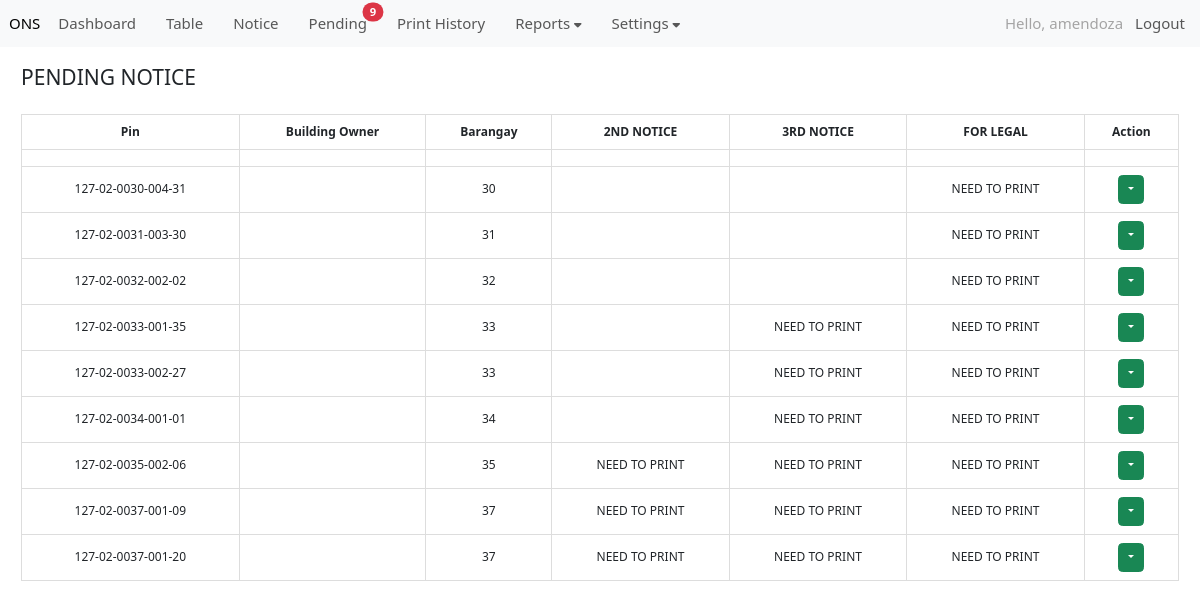
/pending_notice (signed in), run on the app's committed database.
### ONS/models.py (models this page shows, shortened)
class building_record(models.Model):
    BRGY_CHOICES = (
        ('1','1 (HEN. M. ALVAREZ)'),
        ('2','2 (C. TIRONA)'),
        ('3','3 (HEN. E. AGUINALDO)'),
        ('4','4 (HEN. M. TRIAS)'),
        ('5','5 (HEN. E. EVANGELISTA)'),
        ('6','6 (DIEGO SILANG)'),
        ('7','7 (KAPITAN KONG)'),
        ('8','8 (MANUEL S. ROJAS)'),
        ('9','9 (KANAWAY)'),
        ('10','10 (KINGFISHER)'),
        ('10A','10-A (KINGFISHER-A)'),
        ('10B','10-B (KINGFISHER-B)'),
        ('11','11 (LAWIN)'),
        ('12','12 (LOVE BIRD)'),
        ('13','13 (AGUILA)'),
        ('14','14 (LORO)'),
        ('15','15 (KILYAWAN)'),
        ('16','16 (MARTINES)'),
        ('17','17 (KALAPATI)'),
        ('18','18 (MAYA)'),
        ('19','19 (GEMINI)'),
        ('20','20 (VIRGO)'),
        ('21','21 (SCORPIO)'),
        ('22','22 (LEO)'),
        ('22A','22-A (LEO A)'),
        ('23','23 (AQUARIUS)'),
        ('24','24 (LIBRA)'),
        ('25','25 (CAPRICORN)'),
        ('26','26 (CANCER)'),
        ('27','27 (SAGITARIUS)'),
        ('28','28 (TAURUS)'),
        ('29','29 (LAO-LAO)'),
        ('29A','29-A (LAO-LAO A)'),
        ('30','30 (BID-BID)'),
        ('31','31 (MAYA-MAYA)'),
        ('32','32 (SALAY-SALAY)'),
        ('33','33 (BUWAN-BUWAN)'),
        ('34','34 (LAPU-LAPU)'),
        ('35','35 (HASA-HASA)'),
        ('36','36 (SAP-SAP)'),
        ('36A','36-A (SAP-SAP A)'),
        ('37','37 (CADENA DE AMOR)'),
        ('37A','37-A (CADENA DE AMOR A)'),
        ('38','38 (SAMPAGUITA)'),
        ('38A','38-A (SAMPAGUITA A)'),
        ('39','39 (JASMIN)'),
        ('40','40 (GUMAMELA)'),
        ('41','41 (ROSAL)'),
        ('42','42 (PINAGBUKLOD)'),
        ('42A','42-A (PINAGBUKLOD A)'),
        ('42B','42-B (PINAGBUKLOD B)'),
        ('42C','42-C (PINAGBUKLOD C)'),
        ('43','43 (PINAGPALA)'),
        ('44','44 (MALIGAYA)'),
        ('45','45 (KAUNLARAN)'),
        ('45A','45-A (KAUNLARAN A)'),
        ('46','46 (SINAGTALA)'),
        ('47','47 (PAGKAKAISA)'),
        ('47A','47-A (PAGKAKAISA A)'),
        ('47B','47-B (PAGKAKAISA B)'),
        ('48','48 (NARRA)'),
        ('48A','48-A (NARRA A)'),
        ('49','49 (AKASYA)'),
        ('49A','49-A (AKASYA A)'),
        ('50','50 (KABALYERO)'),
        ('51','51 (KAMAGONG)'),
        ('52','52 (IPIL)'),
        ('53','53 (YAKAL)'),
        ('53A','53-A (YAKAL A)'),
        ('53B','53-B (YAKAL B)'),
        ('54','54 (PECHAY)'),
        ('54A','54-A (PECHAY A)'),
        ('55','55 (AMPALAYA)'),
        ('56','56 (LABANOS)'),
        ('57','57 (REPOLYO)'),
        ('58','58 (PATOLA)'),
        ('58A','58-A (PATOLA A)'),
        ('59','59 (SITAW)'),
        ('60','60 (LETSUGAS)'),
        ('61','61 (TALONG)'),
        ('61A','61-A (TALONG A)'),
        ('062','62 (KANGKONG)'),
        ('62A','62-A (KANGKONG A)'),
        ('62B','62-B (KANGKONG B)')
    )
    DISTRICT = (
        ('1', '(1) DALAHICAN/STA. CRUZ'), # first element in tuple will be saved in database, 2nd is in form for user to view
        ('2', '(2) CARIDAD'),
        ('3', '(3) SAN ANTONIO'),
        ('4', '(4) SAN ROQUE')
    )
    STATUS = (
        ('COMPLIED', 'COMPLIED'), # first element in tuple will be saved in database, 2nd is in form for user to view
        ('LOT OWNER CONSENT', 'LOT OWNER CONSENT'),
        ('NONCOMPLIANT', 'NONCOMPLIANT'),
        ('PROCESSING', 'PROCESSING'),
        ('REASSESSMENT', 'REASSESSMENT')
    )
    created_at = models.DateTimeField(auto_now_add=True, null=True)
    created_by = models.ForeignKey(User, on_delete=models.CASCADE, related_name='building_records', null=True, blank=True)
    cavite_pin = models.CharField(max_length=3, blank=False, null=False, default=127)
    district_pin = models.CharField(max_length=2, choices=DISTRICT)
    brgy_pin = models.CharField(max_length=4, choices=BRGY_CHOICES)
    section_pin = models.CharField(max_length=3, blank=False, null=False)
    lot_pin = models.CharField(max_length=2, blank=False, null=False)
    building_pin = models.CharField(max_length=4, blank=True, null=True)
    pin_number = models.CharField(max_length=23, blank=True, null=True)
    lot_owner = models.CharField(max_length=350, blank=True, null=True)
    building_owner = models.CharField(max_length=350, blank=True, null=True)
    address = models.CharField(max_length=150, blank=True, null=True)
    contact_number = models.CharField(max_length=11, blank=True, null=True)
    occupancy_permit = models.CharField(max_length=25, blank=True, null=True)
    electrical_permit = models.CharField(max_length=25, blank=True, null=True)
    first_notice_date = models.DateField(null=True, blank=True)
    status = models.CharField(max_length=50, blank=True, choices=STATUS)
    comment =   models.CharField(max_length=50, blank=True, null=True)
    second_notice_date = models.DateField(null=True, blank=True)
    second_status = models.CharField(null=True,max_length=50, blank=True, choices=STATUS)
    second_comment =   models.CharField(max_length=50, blank=True, null=True)
    third_notice_date = models.DateField(null=True, blank=True)
    third_status = models.CharField(null=True,max_length=50, blank=True, choices=STATUS)
    third_comment =   models.CharField(max_length=50, blank=True, null=True)
    for_legal_notice_date = models.DateField(null=True, blank=True)
    for_legal_status = models.CharField(null=True,max_length=50, blank=True, choices=STATUS)
    for_legal_comment =   models.CharField(max_length=50, blank=True, null=True)
    final_status = models.CharField(max_length=23, blank=True, null=True)
    first_notice_print_history = models.CharField(max_length=50, blank=True, null=True)
    second_notice_print_history = models.CharField(max_length=50, blank=True, null=True)
    second_notice_print_date = models.DateField(null=True, blank=True)
    third_notice_print_history = models.CharField(max_length=50, blank=True, null=True)
    third_notice_print_date = models.DateField(null=True, blank=True)
    for_legal_notice_print_history = models.CharField(max_length=50, blank=True, null=True)
    for_legal_notice_print_date = models.DateField(null=True, blank=True)
    date_complied =  models.DateField(null=True, blank=True)
    date_final_status = models.DateField(null=True, blank=True)
    history = HistoricalRecords()

### ONS/views.py (the view, shortened to what this page needs)
# urls.py: path('pending_notice', views.pending_notice, name='pending_notice'),
def pending_notice(request):
    if not request.user.is_authenticated:
        messages.warning(request, "You must be Logged In to view the page!")
        return redirect('login_page')
    today = timezone.localtime(timezone.now()).date()
    compare_date = datetime.strptime("3/25/2025", "%m/%d/%Y").date()
    pending_pin_number = request.session.get('pin_number', [])
    pending_notice_id = building_record.objects.filter(pin_number=pending_pin_number)
    pending_notice = building_record.objects.filter(
        (Q(second_notice_date__gte=compare_date) & Q(second_notice_date__lt=today) & Q(second_status="NONCOMPLIANT") & Q(second_notice_print_history="")) |
        (Q(third_notice_date__gte=compare_date) & Q(third_notice_date__lt=today) & Q(third_status="NONCOMPLIANT") & Q(third_notice_print_history="")) |
        (Q(for_legal_notice_date__gte=compare_date) & Q(for_legal_notice_date__lt=today) & Q(for_legal_status="NONCOMPLIANT") & Q(for_legal_notice_print_history=""))
    )
    no_of_pending_notice = 0
    if pending_notice.exists():
        for pending_notices in pending_notice:
            no_of_pending_notice += 1
    else:
        print('No Pending Notices')
    context = {
        'pending_notice': pending_notice,
        'today': today,
        'no_of_pending_notice': no_of_pending_notice,
        'compare_date': compare_date,
    }
    return render(request, 'pending_notice.html', context)

### ONS/context_processors.py (called while the page is built)
def global_no_of_notice(request):
    if request.user.is_authenticated:
        today = timezone.localtime(timezone.now()).date()
        no_of_notice = building_record.objects.filter(
            (Q(second_status="NONCOMPLIANT") & Q(second_notice_date=today) & Q(second_notice_print_history="")) |
            (Q(third_status="NONCOMPLIANT") & Q(third_notice_date=today) & Q(third_notice_print_history="")) |
            (Q(for_legal_status="NONCOMPLIANT") & Q(for_legal_notice_date=today) & Q(for_legal_notice_print_history=""))
        ).count()
    else:
        no_of_notice = 0
    return {'no_of_notice': no_of_notice}

def global_no_of_pending_notice(request):
    if request.user.is_authenticated:
        today = timezone.localtime(timezone.now()).date()
        compare_date = datetime.strptime("3/25/2025", "%m/%d/%Y").date()
        no_of_pending_notice = building_record.objects.filter(
        (Q(second_notice_date__gte=compare_date) & Q(second_notice_date__lt=today) & Q(second_status="NONCOMPLIANT") & Q(second_notice_print_history="")) |
        (Q(third_notice_date__gte=compare_date) & Q(third_notice_date__lt=today) & Q(third_status="NONCOMPLIANT") & Q(third_notice_print_history="")) |
        (Q(for_legal_notice_date__gte=compare_date) & Q(for_legal_notice_date__lt=today) & Q(for_legal_status="NONCOMPLIANT") & Q(for_legal_notice_print_history=""))
        ).count()
    else:
        no_of_pending_notice = 0
    return {'no_of_pending_notice': no_of_pending_notice}

### ONS/templates/pending_notice.html (shortened to what this page needs)
{% extends 'base.html' %}
{% load static %}
{% block content %}
<link href="https://cdn.jsdelivr.net/npm/bootstrap@5.3.3/dist/css/bootstrap.min.css" rel="stylesheet">
<link href="https://cdn.datatables.net/2.1.8/css/dataTables.dataTables.css" rel="stylesheet">
{% if user.is_authenticated %}
<h3>
    PENDING NOTICE
</h3>
<br>
<table id="example" class="display table-bordered" style="width:100%">
    <thead>
        <tr>
            <th style="text-align: center;">Pin</th>
            <th style="text-align: center;">Building Owner</th>
            <th style="text-align: center;">Barangay</th>
            <th style="text-align: center;">2ND NOTICE</th>
            <th style="text-align: center;">3RD NOTICE</th>
            <th style="text-align: center;">FOR LEGAL</th>
            <th style="text-align: center;">Action</th>
        </tr>
    </thead>
    <tfoot>
        <tr>
            <th></th>
            <th></th>
            <th></th>
            <th></th>
            <th></th>
            <th></th>
            <th></th>
        </tr>
    </tfoot>
    <tbody>
    {% for notices in pending_notice %}
        <tr>
            <td style="text-align: left; text-align: center;">{{ notices.pin_number }}</td>
            <td style="text-align: left;">{{ notices.building_owner }}</td>
            <td style="text-align: left; text-align: center;">{{ notices.brgy_pin }}</td>
            <td style="text-align: center;">
                {% if notices.second_notice_date >= compare_date and notices.second_notice_date < today and notices.second_notice_print_history == "" %}
                    NEED TO PRINT
                {% endif %}
            </td>
            <td style="text-align: center;">
                {% if notices.third_notice_date >= compare_date and notices.third_notice_date < today and notices.third_notice_print_history == "" %}
                NEED TO PRINT
                {% endif %}
            </td>
            <td style="text-align: center;">
                {% if notices.for_legal_notice_date >= compare_date and notices.for_legal_notice_date < today and notices.for_legal_notice_print_history == "" %}
                NEED TO PRINT
                {% endif %}
            </td>
            <td style="text-align: center;">
                <div class="dropdown">
                    <button class="btn btn-success dropdown-toggle" type="button" data-bs-toggle="dropdown" aria-expanded="false"></button>
                </div>
            </td>
        </tr>
    {% endfor %}
    </tbody>
</table>
{% endif %}
{% endblock %}

### ONS/templates/navbar.html (shortened to what this page needs)
<link rel="stylesheet" href="https://cdn.jsdelivr.net/npm/bootstrap-icons@1.5.0/font/bootstrap-icons.css">
<link rel="stylesheet" href="https://cdnjs.cloudflare.com/ajax/libs/font-awesome/6.0.0-beta3/css/all.min.css">
<nav class="navbar navbar-expand-lg bg-body-tertiary">
    <div class="container-fluid">
        <a class="navbar-brand" href="{% url 'home' %}">ONS</a>
        <ul class="navbar-nav me-auto mb-2 mb-lg-0">
            <li class="nav-item me-4">
                <a class="nav-link" aria-current="page" href="{% url 'dashboard' %}">Dashboard</a>
            </li>
            <li class="nav-item me-4">
                <a class="nav-link" aria-current="page" href="{% url 'home' %}">Table</a>
            </li>
            <li class="nav-item me-4">
                <a class="nav-link position-relative" aria-current="page" href="{% url 'notice' %}">
                    Notice
                </a>
            </li>
            <li class="nav-item me-4">
                <a class="nav-link position-relative" aria-current="page" href="{% url 'pending_notice' %}">
                    Pending
                    {% if no_of_pending_notice > 0 %}
                    <span class="position-absolute top-1 start-100 translate-middle badge rounded-pill bg-danger">
                        {{ no_of_pending_notice }}
                    </span>
                    {% endif %}
                </a>
            </li>
            <li class="nav-item me-4">
                <a class="nav-link" aria-current="page" href="{% url 'print_history' %}">Print History</a>
            </li>
            <li class="nav-item dropdown me-4">
                <a class="nav-link dropdown-toggle" href="#" id="settingsDropdown" role="button" data-bs-toggle="dropdown" aria-expanded="false">
                    Reports <i class="fas fa-caret-down"></i></a>
            </li>
            <li class="nav-item dropdown me-4">
                <a class="nav-link dropdown-toggle" href="#" id="settingsDropdown" role="button" data-bs-toggle="dropdown" aria-expanded="false">
                    Settings <i class="fas fa-caret-down"></i>
                </a>
            </li>
        </ul>
        <ul class="navbar-nav ms-auto mb-2 mb-lg-0">
            <li class="nav-item">
                <a class="nav-link" style="color: rgb(130, 129, 129); opacity: 0.7;">Hello, {{ user.username }}</a>
            </li>
            {% if user.is_authenticated %}
                <li class="nav-item">
                    <a class="nav-link" href="{% url 'logout' %}">Logout</a>
                </li>
            {% else %}
                <li class="nav-item">
                    <a class="nav-link" href="#">Login</a>
                </li>
            {% endif %}
        </ul>
    </div>
</nav>

### ONS/templates/navbar.html (style rules this page uses)
.nav-item { font-size: 15px; }
.nav-link { position: relative; text-decoration: none; color: inherit; }
.nav-link::after { content: ''; position: absolute; left: 0; right: 0; bottom: 0; height: 2px; background-color: currentColor; transform: scaleX(0); transition: transform 0.3s ease; }

### ONS/templates/pending_notice.html (style rules this page uses)
* { font-family: 'Segoe UI', Tahoma, sans-serif; font-size: 12px; }
#example { width: 100%; border-collapse: collapse; }
#example thead th, #example tfoot th { position: sticky; top: 0; background-color: white; z-index: 10; }
#example tfoot th { bottom: 0; z-index: 10; }
#example th, #example td { padding: 8px; text-align: left; border: 1px solid #ddd; }
tfoot { display: table-header-group; text-align: left; }
td { text-align: left; }

### data on the page
building_record: pin_number "127-02-0030-004-31", brgy_pin "30", for_legal_notice_date "NEED TO PRINT"
building_record: pin_number "127-02-0031-003-30", brgy_pin "31", for_legal_notice_date "NEED TO PRINT"
building_record: pin_number "127-02-0032-002-02", brgy_pin "32", for_legal_notice_date "NEED TO PRINT"
building_record: pin_number "127-02-0033-001-35", brgy_pin "33", third_notice_date "NEED TO PRINT", for_legal_notice_date "NEED TO PRINT"
building_record: pin_number "127-02-0033-002-27", brgy_pin "33", third_notice_date "NEED TO PRINT", for_legal_notice_date "NEED TO PRINT"
building_record: pin_number "127-02-0034-001-01", brgy_pin "34", third_notice_date "NEED TO PRINT", for_legal_notice_date "NEED TO PRINT"
building_record: pin_number "127-02-0035-002-06", brgy_pin "35", second_notice_date "NEED TO PRINT", third_notice_date "NEED TO PRINT", for_legal_notice_date "NEED TO PRINT"
building_record: pin_number "127-02-0037-001-09", brgy_pin "37", second_notice_date "NEED TO PRINT", third_notice_date "NEED TO PRINT", for_legal_notice_date "NEED TO PRINT"
building_record: pin_number "127-02-0037-001-20", brgy_pin "37", second_notice_date "NEED TO PRINT", third_notice_date "NEED TO PRINT", for_legal_notice_date "NEED TO PRINT"

### other printed values
{{ no_of_pending_notice }} "9"
{{ user.username }} "amendoza"
